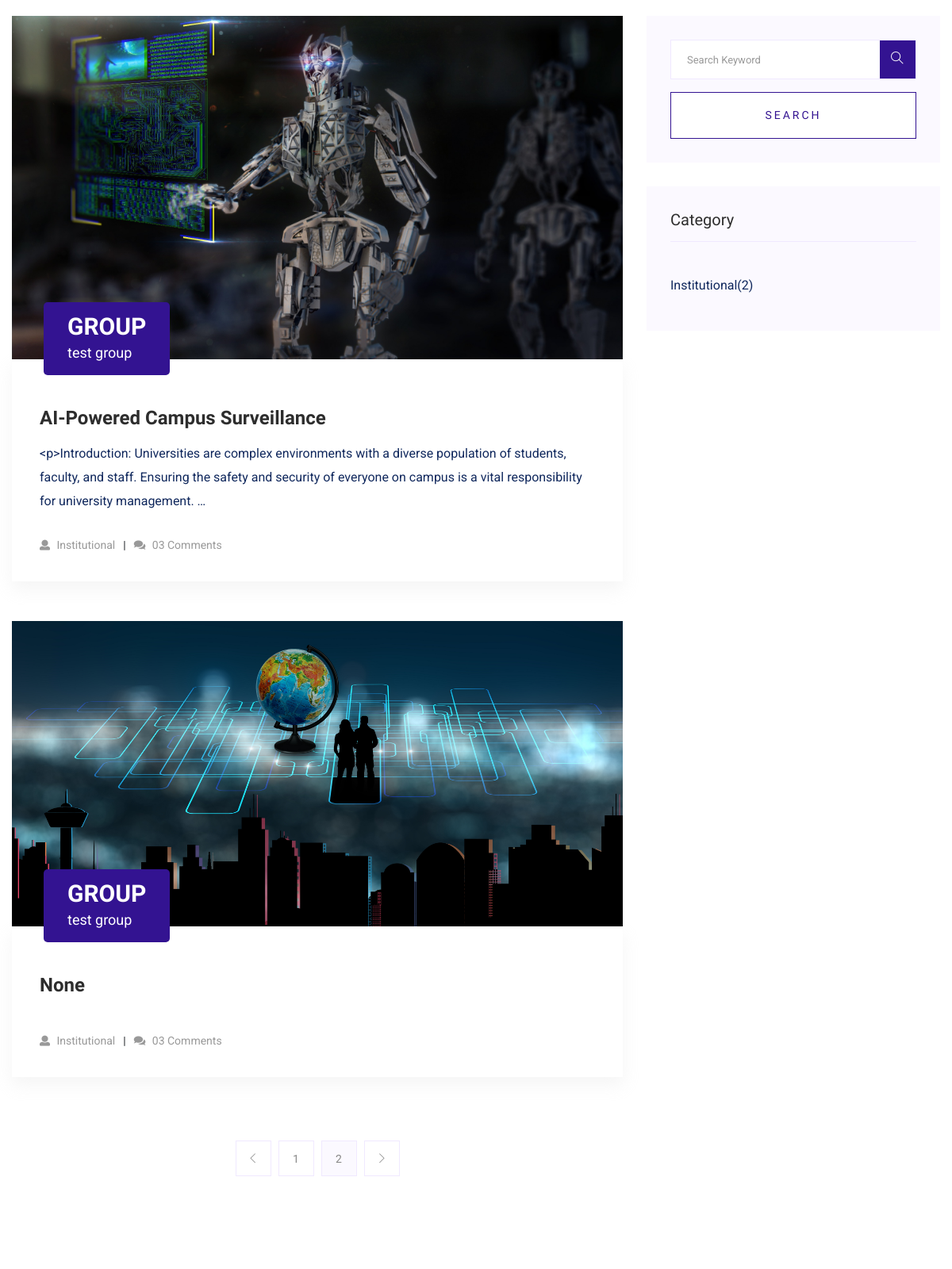
/pe/projectList/ (signed in, middle part), run on an earlier commit of the app's database.
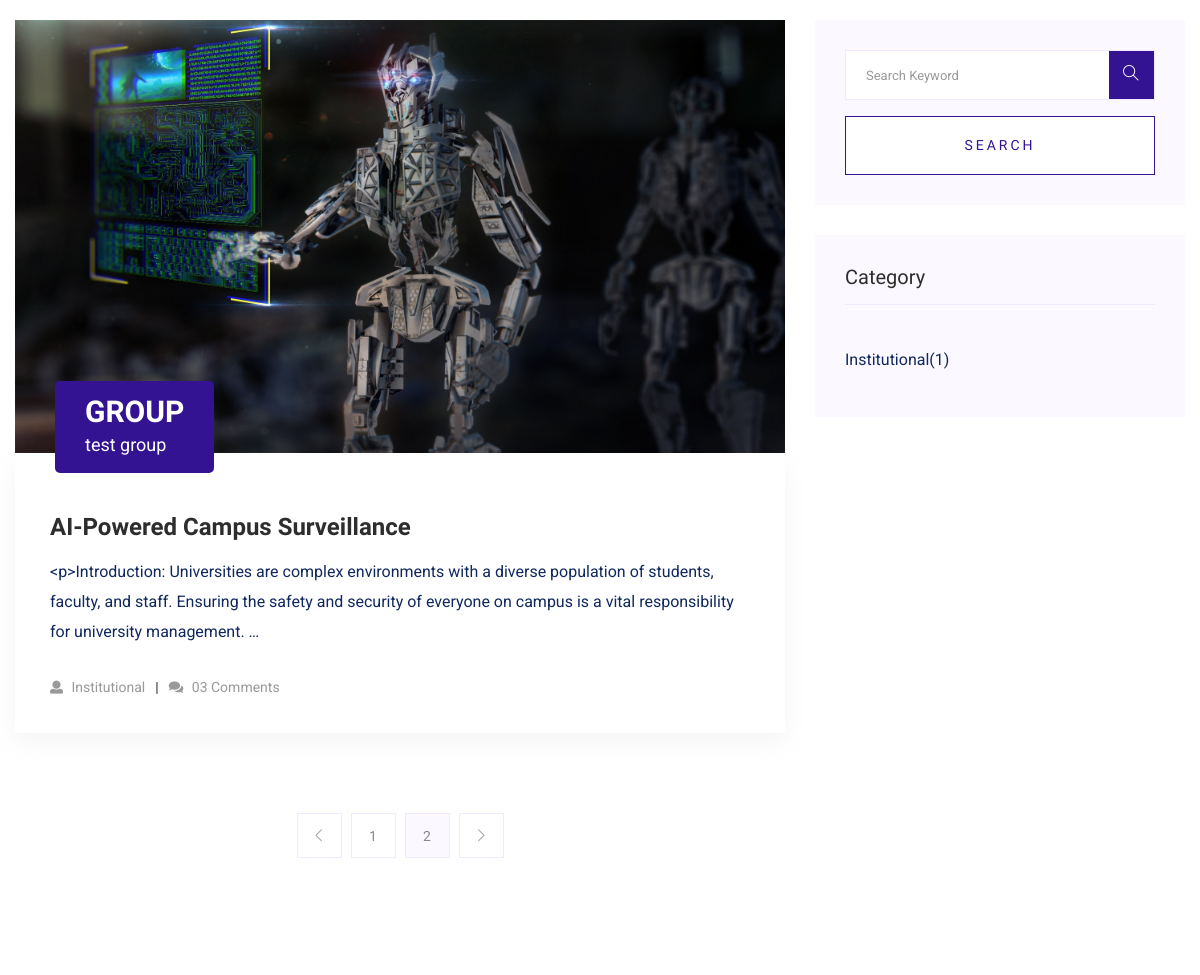
And on a later commit of the database.
### Prjt_exhb/models.py (models this page shows, shortened)
class Project(models.Model):
    uid = models.UUIDField(editable=False, default=uuid.uuid4)
    user = models.ForeignKey(User, on_delete=models.CASCADE)
    supervisor = models.ForeignKey('Supervisor', on_delete=models.CASCADE)
    category = models.ForeignKey(Categories, related_name='project_category', on_delete=models.CASCADE)
    title = models.CharField(max_length=200, null=True, blank=True)
    sub_title = models.CharField(max_length=200, null=True, blank=True)
    body = RichTextUploadingField(max_length=5000, null=True, blank=True)
    group = models.ForeignKey('Group', on_delete=models.CASCADE)
    thumbnail = models.ImageField(upload_to=get_upload_path)
    is_approved = models.BooleanField(default=False)
    is_winner = models.BooleanField(default=False)
    winner_title = models.CharField(max_length=50, null=True, blank=True)
    slug = models.SlugField(null=True, blank=True)
    created_at = models.DateTimeField(auto_now=True)
    updated_at = models.DateTimeField(auto_now=True)

class Group(models.Model):
    uid = models.UUIDField(editable=False, default=uuid.uuid4)
    user = models.ForeignKey(User, on_delete=models.CASCADE)
    group_name = models.CharField(max_length=50, null=True, blank=True)
    department = models.CharField(max_length=50, null=True, blank=True)
    smester = models.IntegerField(null=True, blank=True)
    section = models.CharField(max_length=50, null=True, blank=True)
    student1 = models.CharField(max_length=50, null=True, blank=True)
    roll_no1 = models.CharField(max_length=50, null=True, blank=True)
    img1 = models.ImageField(upload_to=get_group_upload_path)
    student2 = models.CharField(max_length=50, null=True, blank=True)
    roll_no2 = models.CharField(max_length=50, null=True, blank=True)
    img2 = models.ImageField(upload_to=get_group_upload_path)
    student3 = models.CharField(max_length=50, null=True, blank=True)
    roll_no3 = models.CharField(max_length=50, null=True, blank=True)
    img3 = models.ImageField(upload_to=get_group_upload_path)
    created_at = models.DateTimeField(auto_now=True)
    updated_at = models.DateTimeField(auto_now=True)

class Categories(models.Model):
    name = models.CharField(max_length=50)
    created_at = models.DateTimeField(auto_now=True)
    updated_at = models.DateTimeField(auto_now=True)

### Prjt_exhb/views.py (the view)
# urls.py: path('projectList/', views.projectList, name='projectList'),
@login_required(login_url='userLogin')
def projectList(request):
    Projects = Project.objects.all()
    CategoriesList = Categories.objects.annotate(project_count = Count('project_category'))
    context = {
        'Projects':Projects,
        'CategoriesList':CategoriesList,
    }
    return render(request, 'project_exhib/projectList.html', context)

### templates/project_exhib/projectList.html (shortened to what the changed rows need)
    {% extends 'base/base.html' %}
    {% block content %}
    {% load static %}
    {% include 'base/navbar.html' %}
    <main>
        <section class="blog_area section-padding">
            <div class="container">
                <div class="row">
                    <div class="col-lg-8 mb-5 mb-lg-0">
                        <div class="blog_left_sidebar">
                        {% for project in Projects %}
                            <article class="blog_item">
                                <div class="blog_item_img">
                                    <img class="card-img rounded-0" src="{{project.thumbnail.url}}" alt="">
                                    <a href="#" class="blog_item_date">
                                        <h3>GROUP</h3>
                                        <p>{{project.group.group_name}}</p>
                                    </a>
                                </div>
                                <div class="blog_details">
                                    <a class="d-inline-block" href="{% url 'projectDetails' project.uid %}">
                                        <h2 class="blog-head" style="color: #2d2d2d;">{{project.title}}</h2>
                                    </a>
                                    <p>{{project.body|truncatewords:30}}</p>
                                    <ul class="blog-info-link">
                                        <li><a href="#"><i class="fa fa-user"></i> {{project.category.name}}</a></li>
                                        <li><a href="#"><i class="fa fa-comments"></i> 03 Comments</a></li>
                                    </ul>
                                </div>
                            </article>
                        {% endfor %}
                        </div>
                    </div>
                    <div class="col-lg-4">
                        <div class="blog_right_sidebar">
                            <aside class="single_sidebar_widget post_category_widget">
                                <ul class="list cat-list">
                                    {% for category in CategoriesList %}
                                        <li>
                                            <a href="#" class="d-flex">
                                                <p>{{category.name}}</p>
                                                <p>({{category.project_count}})</p>
                                            </a>
                                        </li>
                                    {% endfor %}
                                </ul>
                            </aside>
                        </div>
                    </div>
                </div>
            </div>
        </section>
    </main>
{% endblock %}

What changed in the data, as far as the page shows it:
removed Project: thumbnail (picture), group.group_name "test group", title "None", category.name "Institutional"
computed for Categories "Institutional": project_count "2" → "1"
